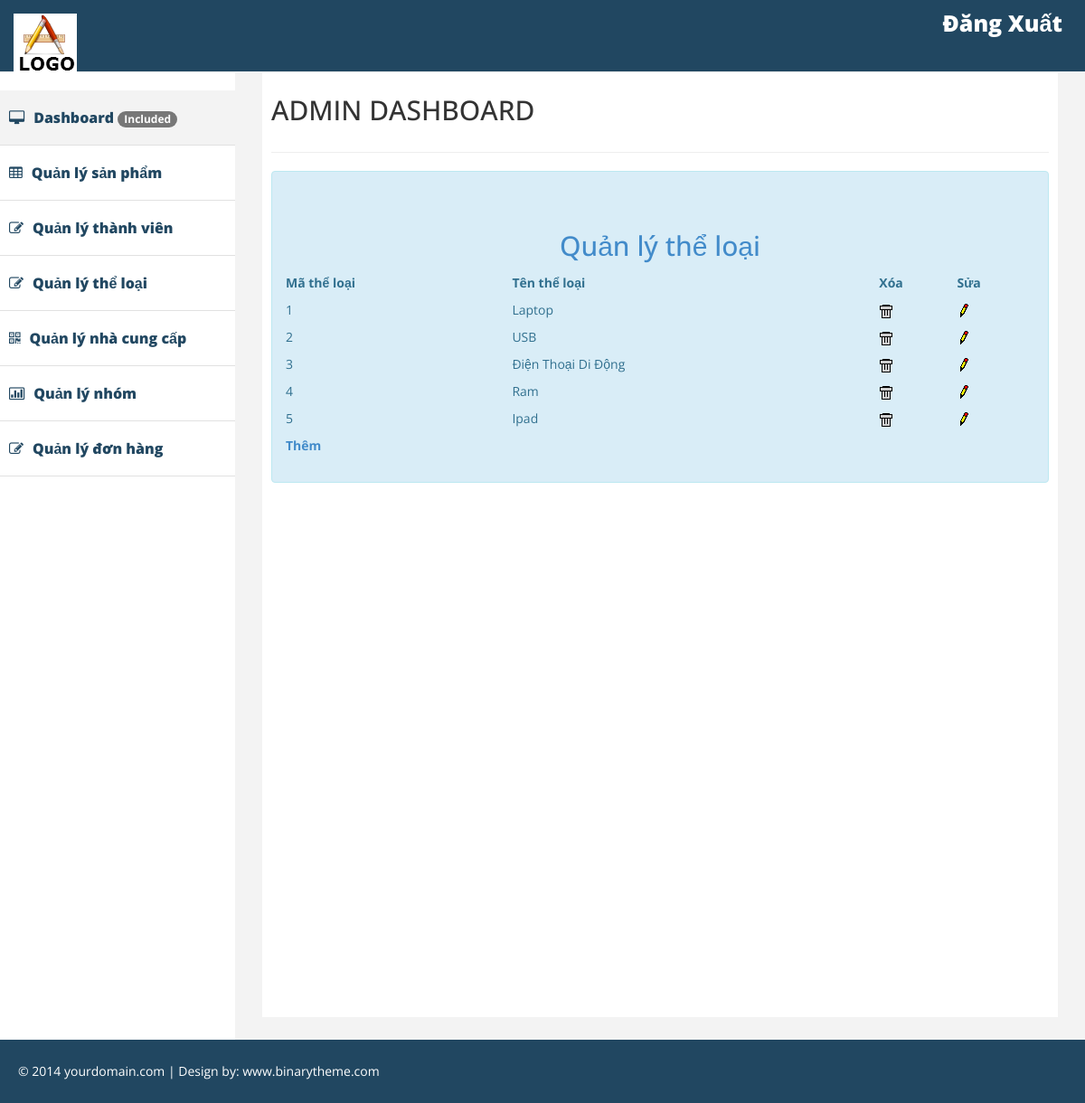
The app's page /admin.php?mod=category&act=manage with its own data.
### tables this page shows
CREATE TABLE `categories` (
  `CategoryID` int(11) NOT NULL,
  `CategoryName` varchar(255) NOT NULL,
  `Position` int(11) DEFAULT '0'
);

### Controller/Category/Manage.php (called while the page is built)
<?php
	include_once("Model/Category.php");
	$cat = new Category();
	$ret = $cat->getCategoryManage();
	include_once("View/Category/Manage.php");
?>

### Model/Category.php (called while the page is built, shortened)
<?php
	include_once("Model/DataProvider.php");
	class Category{
		private $da;
		function __construct(){
			$this->da=new DataProvider();
		}
		function getCategoryManage(){
			$sql = "Select * from categories";
			return $this->da->FetchAll($sql);
		}
	}
?>

### Model/DataProvider.php (called while the page is built, shortened)
 <?php
	class DataProvider{
		private $link;
		function __construct()
		{
			$this->link=mysqli_connect("127.0.0.1","root","","cnweb");
		}
		function ExecuteQuery($sql)
		{
	 		mysqli_query($this->link,"set names utf8");
			return mysqli_query($this->link, $sql);
		}
		function FetchAll($sql){
			$arr=array();
			$r = $this->ExecuteQuery($sql);
			while($row = mysqli_fetch_assoc($r)){
				$arr[]=$row;
			}
			return $arr;
		}
	}
?>

### View/Category/Manage.php (the view)
<br>
<div>
<center><h2><a href="admin.php?mod=category&act=manage">Quản lý thể loại</a></h2></center>
	<table width="100%">
    <tr class="title"><th>Mã thể loại</th><th>Tên thể loại</th><th>Xóa</th><th>Sửa</th></tr>
    <?php
	foreach($ret as $row)
	{
		echo "<tr><td>";
		echo $row['CategoryID']."</td><td>";
		echo $row['CategoryName']."</td><td>";
		echo "<a href=\"admin.php?mod=category&act=delete&id=$row[CategoryID]\" onclick=\"return IsDelete()\"><img src=\"Images/Delete.gif\" /></a></td><td>";
		echo "<a href=\"admin.php?mod=category&act=edit&id=$row[CategoryID]\"><img src=\"Images/Edit.gif\" /></a>";
		echo "</td></tr>";
	}
	?>
    </table>
<p class="btn-more box noprint"><strong><a href="admin.php?mod=category&act=insert">Thêm</a></strong></p>
</div>

### assets/css/custom.css (style rules this page uses)
body { font-family: 'Open Sans', sans-serif; line-height:30px; }

### records on screen
categories: CategoryID "1", CategoryName "Laptop"
categories: CategoryID "2", CategoryName "USB"
categories: CategoryID "3", CategoryName "Điện Thoại Di Động"
categories: CategoryID "4", CategoryName "Ram"
categories: CategoryID "5", CategoryName "Ipad"
